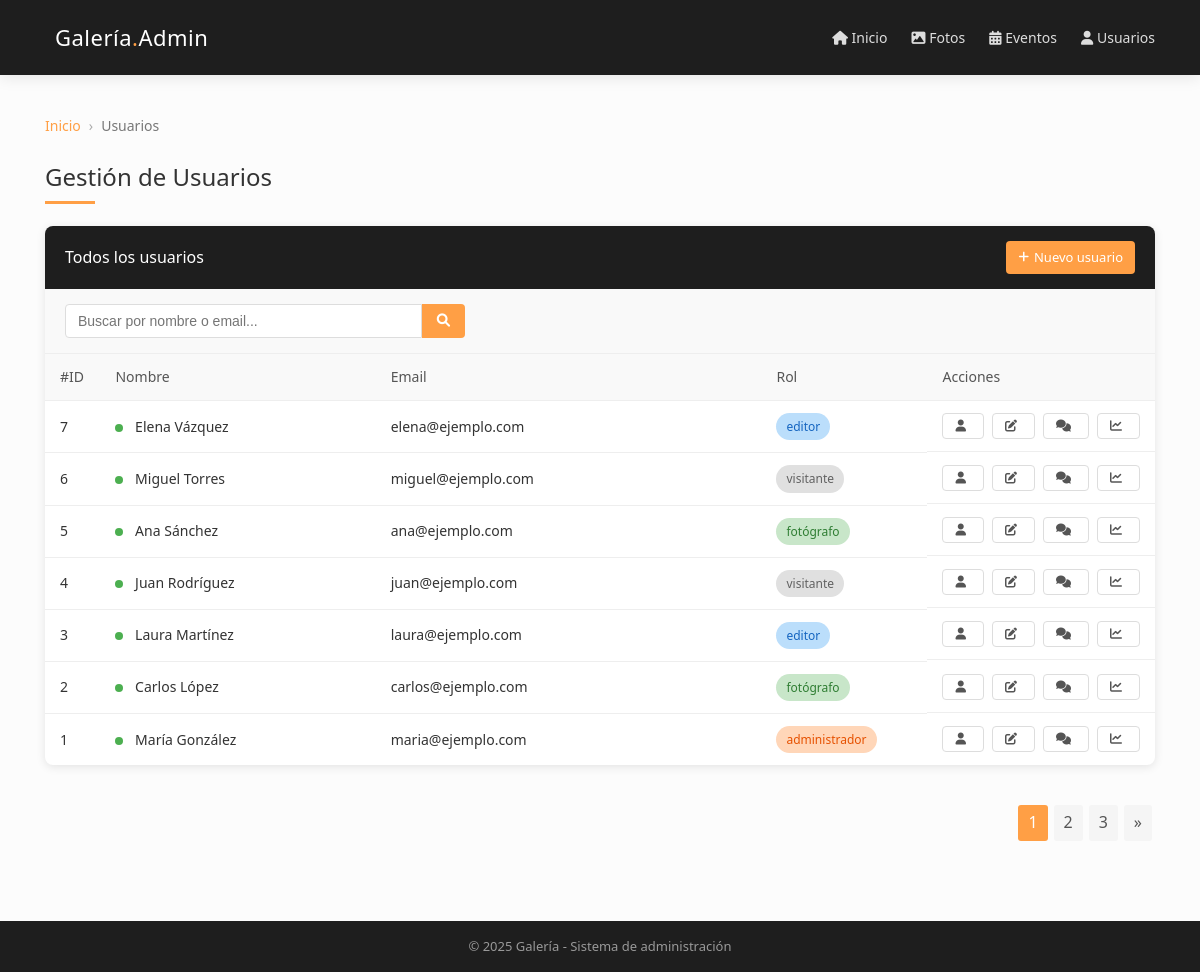
Screenshot of /views/tablaUser.php with the database file from the repository.
### tables this page shows
CREATE TABLE usuarios (
    id_usuario INT AUTO_INCREMENT PRIMARY KEY,
    nombre VARCHAR(60) NOT NULL,
    email VARCHAR(100) UNIQUE,
    rol VARCHAR(50) DEFAULT 'visitante'
);

### views/tablaUser.php (the view, shortened to what this page needs)
<?php
$servername = "localhost";
$username = "root";
$password = "";
$dbname = "galeria";
$conn = new mysqli($servername, $username, $password, $dbname);
$sql = "SELECT id_usuario, nombre, email, rol FROM usuarios ORDER BY id_usuario DESC";
$result = $conn->query($sql);
?>
<!DOCTYPE html>
<html lang="es">
<head>
    <link rel="stylesheet" href="https://cdnjs.cloudflare.com/ajax/libs/font-awesome/6.0.0-beta3/css/all.min.css">
</head>
<body>
    <header>
        <div class="container">
            <div class="header-content">
                <div class="logo">
                    <h1>Galería<span class="logo-accent">.</span>Admin</h1>
                </div>
                <div class="header-nav">
                    <a href="#"><i class="fas fa-home"></i> Inicio</a>
                    <a href="#"><i class="fas fa-image"></i> Fotos</a>
                    <a href="#"><i class="fas fa-calendar-alt"></i> Eventos</a>
                    <a href="#" class="active"><i class="fas fa-user"></i> Usuarios</a>
                </div>
            </div>
        </div>
    </header>
    <main>
        <div class="container">
            <ul class="breadcrumb">
                <li><a href="#">Inicio</a></li>
                <li>Usuarios</li>
            </ul>
            <h2 class="page-title">Gestión de Usuarios</h2>
            <div class="card">
                <div class="card-header">
                    <span class="card-title">Todos los usuarios</span>
                    <a href="#" class="btn btn-primary">
                        <i class="fas fa-plus"></i> Nuevo usuario
                    </a>
                </div>
                <div class="search-container">
                    <form class="search-box">
                        <input type="text" class="search-input" placeholder="Buscar por nombre o email...">
                        <button type="submit" class="search-btn">
                            <i class="fas fa-search"></i>
                        </button>
                    </form>
                </div>
                <div class="card-body">
                    <?php if ($result->num_rows > 0): ?>
                        <table>
                            <thead>
                                <tr>
                                    <th width="5%">#ID</th>
                                    <th width="25%">Nombre</th>
                                    <th width="35%">Email</th>
                                    <th width="15%">Rol</th>
                                    <th width="20%">Acciones</th>
                                </tr>
                            </thead>
                            <tbody>
                                <?php while($row = $result->fetch_assoc()): ?>
                                    <tr>
                                        <td><?php echo $row["id_usuario"]; ?></td>
                                        <td>
                                            <span class="status-indicator status-active"></span>
                                            <?php echo htmlspecialchars($row["nombre"]); ?>
                                        </td>
                                        <td><?php echo htmlspecialchars($row["email"]); ?></td>
                                        <td>
                                            <?php
                                            $rol_class = "rol-visitante";
                                            switch ($row["rol"]) {
                                                case "administrador":
                                                    $rol_class = "rol-admin";
                                                    break;
                                                case "fotógrafo":
                                                case "fotografo":
                                                    $rol_class = "rol-fotografo";
                                                    break;
                                                case "editor":
                                                    $rol_class = "rol-editor";
                                                    break;
                                            }
                                            ?>
                                            <span class="rol-badge <?php echo $rol_class; ?>">
                                                <?php echo htmlspecialchars($row["rol"]); ?>
                                            </span>
                                        </td>
                                        <td class="actions">
                                            <a href="#" class="btn btn-outline" title="Ver perfil">
                                                <i class="fas fa-user"></i>
                                            </a>
                                            <a href="#" class="btn btn-outline" title="Editar">
                                                <i class="fas fa-edit"></i>
                                            </a>
                                            <a href="#" class="btn btn-outline" title="Ver comentarios">
                                                <i class="fas fa-comments"></i>
                                            </a>
                                            <a href="#" class="btn btn-outline" title="Ver actividad">
                                                <i class="fas fa-chart-line"></i>
                                            </a>
                                        </td>
                                    </tr>
                                <?php endwhile; ?>
                            </tbody>
                        </table>
                    <?php else: ?>
                        <div class="empty-table">
                            <i class="fas fa-info-circle"></i> No hay usuarios registrados en la base de datos
                        </div>
                    <?php endif; ?>
                </div>
            </div>
            <?php if ($result->num_rows > 0): ?>
                <div class="pagination">
                    <a href="#" class="active">1</a>
                    <a href="#">2</a>
                    <a href="#">3</a>
                    <a href="#">&raquo;</a>
                </div>
            <?php endif; ?>
        </div>
    </main>
    <footer>
        <div class="container">
            <p>&copy; <?php echo date("Y"); ?> Galería - Sistema de administración</p>
        </div>
    </footer>
</body>
</html>

### views/tablaUser.php (style rules this page uses)
:root { --negro-suave: #1E1E1E; --negro-claro: #2D2D2D; --naranja-suave: #FF9F45; --naranja-claro: #FFB37B; --blanco: #FFFFFF; --gris-claro: #F5F5F5; --gris-medio: #E0E0E0; --sombra: rgba(0, 0, 0, 0.1); }
* { margin: 0; padding: 0; box-sizing: border-box; }
body { background-color: var(--blanco); color: #333; font-family: 'Segoe UI', Roboto, 'Helvetica Neue', Arial, sans-serif; line-height: 1.6; }
.container { width: 95%; max-width: 1200px; margin: 0 auto; padding: 0 15px; }
header { background-color: var(--negro-suave); color: var(--blanco); padding: 20px 0; box-shadow: 0 2px 15px var(--sombra); position: relative; }
.logo { display: flex; align-items: center; }
.logo h1 { font-size: 22px; font-weight: 500; letter-spacing: 0.5px; margin-left: 10px; }
.logo-accent { color: var(--naranja-suave); }
.header-content { display: flex; justify-content: space-between; align-items: center; }
.header-nav a { color: #DDD; text-decoration: none; margin-left: 20px; font-size: 14px; transition: color 0.3s; }
main { padding: 40px 0; background-color: #FCFCFC; min-height: calc(100vh - 160px); }
.page-title { margin-bottom: 30px; position: relative; color: #333; font-weight: 400; font-size: 24px; }
.page-title::after { content: ''; position: absolute; left: 0; bottom: -8px; width: 50px; height: 3px; background-color: var(--naranja-suave); }
.card { background-color: var(--blanco); border-radius: 8px; box-shadow: 0 2px 10px var(--sombra); overflow: hidden; margin-bottom: 40px; }
.card-header { padding: 15px 20px; background-color: var(--negro-suave); color: var(--blanco); display: flex; justify-content: space-between; align-items: center; }
.card-title { font-size: 16px; font-weight: 500; }
.card-body { padding: 0; }
.search-container { padding: 15px 20px; background-color: #f9f9f9; border-bottom: 1px solid #eee; }
.search-box { display: flex; max-width: 400px; }
.search-input { flex: 1; padding: 8px 12px; border: 1px solid #ddd; border-radius: 4px 0 0 4px; outline: none; font-size: 14px; }
.search-btn { background-color: var(--naranja-suave); color: white; border: none; padding: 0 15px; border-radius: 0 4px 4px 0; cursor: pointer; }
table { width: 100%; border-collapse: collapse; }
th { background-color: #f9f9f9; color: #555; font-weight: 500; text-align: left; padding: 12px 15px; font-size: 14px; border-bottom: 1px solid #eee; }
td { padding: 12px 15px; border-bottom: 1px solid #eee; font-size: 14px; color: #333; }
tr:last-child td { border-bottom: none; }
.rol-badge { padding: 4px 10px; border-radius: 20px; font-size: 12px; display: inline-block; font-weight: 500; }
.rol-admin { background-color: #FFD6B8; color: #E65100; }
.rol-fotografo { background-color: #C8E6C9; color: #2E7D32; }
.rol-editor { background-color: #BBDEFB; color: #1565C0; }
.rol-visitante { background-color: #E0E0E0; color: #616161; }
.actions { display: flex; gap: 8px; }
.btn { display: inline-flex; align-items: center; padding: 6px 12px; border-radius: 4px; text-decoration: none; font-weight: 500; font-size: 13px; cursor: pointer; transition: all 0.2s ease; border: none; }
.btn i { margin-right: 5px; font-size: 12px; }
.btn-primary { background-color: var(--naranja-suave); color: #FFF; }
.btn-outline { background-color: transparent; color: #555; border: 1px solid #ddd; }
footer { background-color: var(--negro-suave); color: #999; text-align: center; padding: 15px 0; font-size: 13px; }
.pagination { display: flex; justify-content: flex-end; margin-top: 20px; margin-bottom: 40px; }
.pagination a { display: inline-block; padding: 5px 10px; margin: 0 3px; border-radius: 3px; text-decoration: none; color: #555; background-color: #f5f5f5; transition: all 0.2s; }
.pagination a.active { background-color: var(--naranja-suave); color: white; }
.breadcrumb { display: flex; list-style: none; margin-bottom: 20px; padding: 0; }
.breadcrumb li { font-size: 14px; color: #777; }
.breadcrumb li:not(:last-child)::after { content: '›'; margin: 0 8px; color: #aaa; }
.breadcrumb a { color: var(--naranja-suave); text-decoration: none; }
.status-indicator { display: inline-block; width: 8px; height: 8px; border-radius: 50%; margin-right: 8px; }
.status-active { background-color: #4CAF50; }

### rows the page displays
usuarios: id_usuario "7", nombre "Elena Vázquez", email "elena@ejemplo.com", rol "editor"
usuarios: id_usuario "6", nombre "Miguel Torres", email "miguel@ejemplo.com", rol "visitante"
usuarios: id_usuario "5", nombre "Ana Sánchez", email "ana@ejemplo.com", rol "fotógrafo"
usuarios: id_usuario "4", nombre "Juan Rodríguez", email "juan@ejemplo.com", rol "visitante"
usuarios: id_usuario "3", nombre "Laura Martínez", email "laura@ejemplo.com", rol "editor"
usuarios: id_usuario "2", nombre "Carlos López", email "carlos@ejemplo.com", rol "fotógrafo"
usuarios: id_usuario "1", nombre "María González", email "maria@ejemplo.com", rol "administrador"
